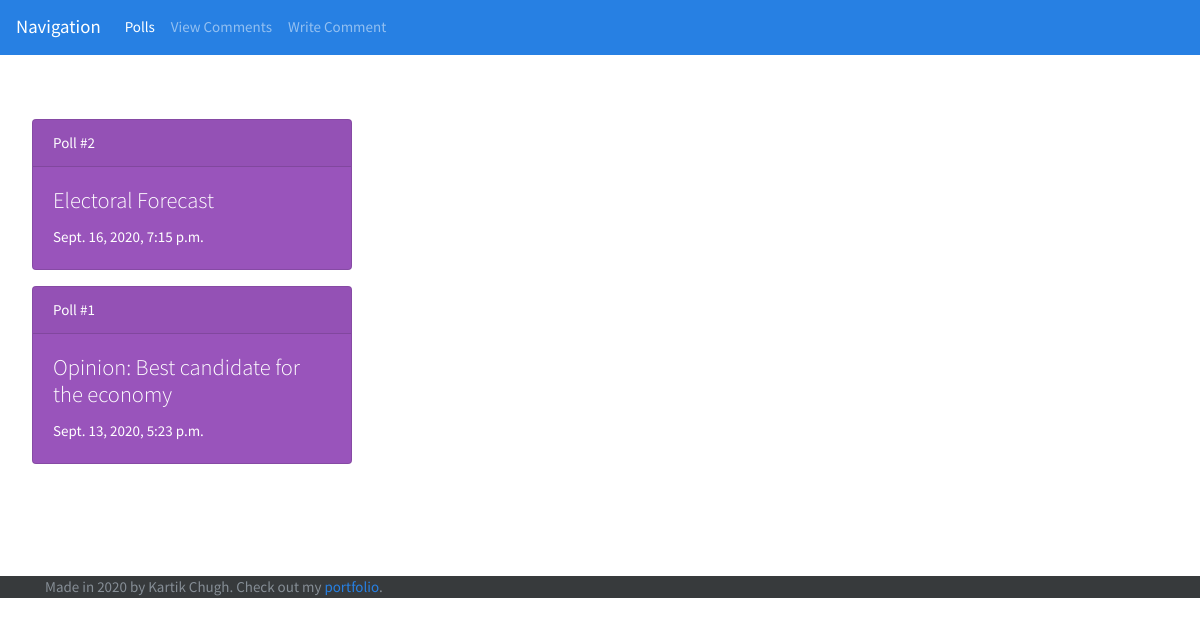
Screenshot of /polls/ with the database file from the repository.
### polls/models.py (models this page shows, shortened)
class Question(models.Model):
    question_text = models.CharField(max_length=200)
    pub_date = models.DateTimeField('date published')
    def was_published_recently(self):
        now = timezone.now()
        return now >= self.pub_date >= now - datetime.timedelta(days=1)
    was_published_recently.admin_order_field = 'pub_date'
    was_published_recently.boolean = True
    was_published_recently.short_description = 'Published recently?'

### polls/views.py (the view)
# urls.py: path('', views.IndexView.as_view(), name='index'),
class IndexView(generic.ListView):
    template_name = 'polls/index.html'
    context_object_name = 'latest_question_list'
    def get_queryset(self):
        return Question.objects.filter(
            pub_date__lte=timezone.now()
        ).order_by('-pub_date')[:5]

### polls/templates/polls/index.html (shortened to what this page needs)
{% load static %}
<link rel="stylesheet" type="text/css" href="{% static 'polls/style.css' %}">
<link rel="stylesheet" href="https://stackpath.bootstrapcdn.com/bootstrap/4.3.1/css/bootstrap.min.css">
<link rel="stylesheet" href="https://bootswatch.com/4/cosmo/bootstrap.css" media="screen">
<link href="https://getbootstrap.com/docs/4.1/examples/sticky-footer/sticky-footer.css" rel="stylesheet">
<nav class="navbar navbar-expand-lg navbar-dark bg-primary">
    <a class="navbar-brand" href="#">Navigation</a>
    <div class="collapse navbar-collapse" id="navbarColor01">
      <ul class="navbar-nav mr-auto">
        <li class="nav-item active">
          <a class="nav-link" href="#">Polls <span class="sr-only">(current)</span></a>
        </li>
        <li class="nav-item">
          <a class="nav-link" href="{% url 'polls:comments_list' %}">View Comments</a>
        </li>
        <li class="nav-item">
          <a class="nav-link" href="{% url 'polls:comments' %}">Write Comment</a>
        </li>
      </ul>
    </div>
  </nav>
  <div class="jumbotron" style="background-color: white;">
    {% if latest_question_list %}
    {% for question in latest_question_list %}
    <a href="{% url 'polls:detail' question.id %}" style="color:white; text-decoration: none">
        <div class="card text-white bg-info mb-3" style="max-width: 20rem;">
            <div class="card-header">Poll #{{ question.id }}</div>
            <div class="card-body">
            <h4 class="card-title">{{ question.question_text }}</h4>
            <p class="card-text">{{ question.pub_date }}</p>
            </div>
        </div>
    </a>
    {% endfor %}
    {% else %}
        <p>No polls are available.</p>
    {% endif %}
  </div>
<footer class="footer navbar-dark bg-dark">
    <div class="container">
      <span class="text-muted">Made in 2020 by Kartik Chugh. Check out my <a href="https://github.com/KartikChugh">portfolio</a>.</span>
    </div>
</footer>

### polls/static/polls/style.css (style rules this page uses)
li a { color: green; }

### rows the page displays
Question: id "2", question_text "Electoral Forecast", pub_date "Sept. 16, 2020, 7:15 p.m."
Question: id "1", question_text "Opinion: Best candidate for the economy", pub_date "Sept. 13, 2020, 5:23 p.m."
